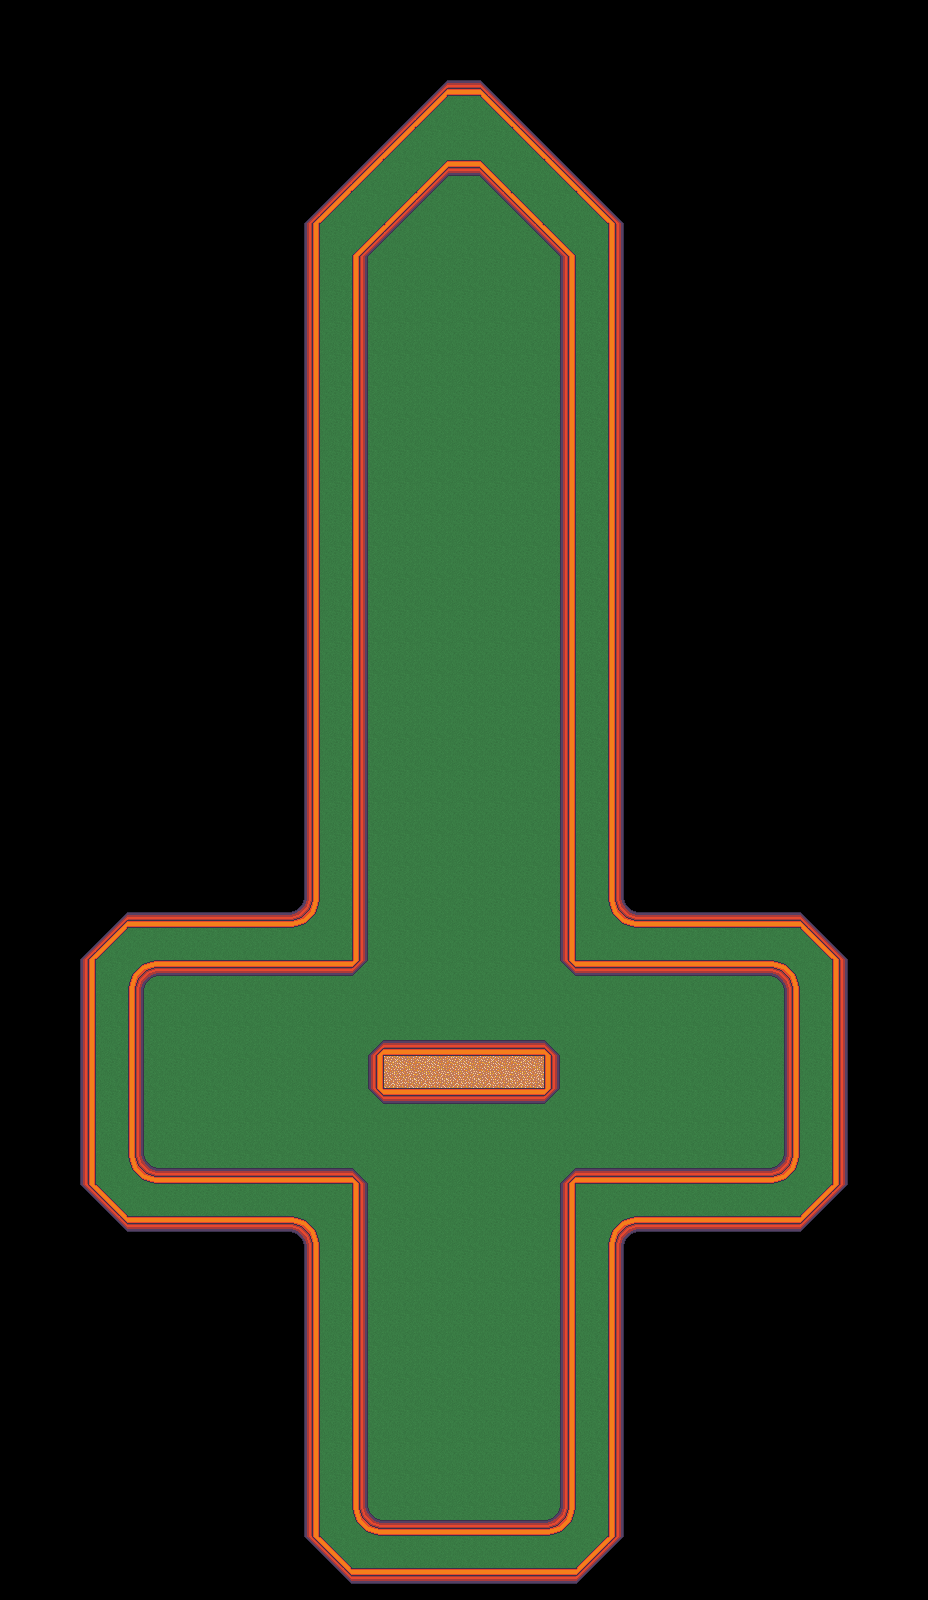

A 2D game scene composited from a Tiled map and its tileset images. What follows is a short description and the map's XML, with each tile layer's data collapsed to a summary:
An orthogonal 29x50 tile map with 32x32 px tiles, 2 tile layers (ground, walls) and 21 objects (8x bumper, 4x tank, 2x catapult, exterior, tee, ...).

<map version="1.0" tiledversion="1.1.4" orientation="orthogonal" renderorder="right-down" width="29" height="50" tilewidth="32" tileheight="32" infinite="0" nextobjectid="84">
 <properties>
  <property name="name" value="Master Sword" />
  <property name="par" type="int" value="4" />
 </properties>
 <tileset firstgid="1" source="tileset.tsx" />
 <layer name="ground" width="29" height="50">
  <data>[1450 cells, 532 non-empty, 6 distinct tile ids]</data>
 </layer>
 <layer name="walls" width="29" height="50">
  <data>[1450 cells, 282 non-empty, 16 distinct tile ids]</data>
 </layer>
 <objectgroup name="collision">
  <object id="79" type="exterior" x="560" y="1504">
   <polyline points="0,0 0,-320 16,-336 208,-336 216,-336 224,-344 224,-352 224,-520 216,-528 16,-528 0,-544 0,-1248 -80,-1328 -112,-1328 -192,-1248 -192,-544 -208,-528 -408,-528 -416,-520 -416,-344 -408,-336 -208,-336 -192,-320 -192,8 -184,16 -8,16 0,8 0,0" />
  </object>
  <object id="80" x="560" y="1088">
   <polyline points="0,0 0,-32 -16,-48 -176,-48 -192,-32 -192,0 -176,16 -16,16 0,0" />
  </object>
 </objectgroup>
 <objectgroup name="objects">
  <object id="8" type="tee" gid="183" x="448" y="1488" width="32" height="32">
   <properties>
    <property name="facing" type="int" value="0" />
   </properties>
  </object>
  <object id="17" type="hole" gid="169" x="448" y="256" width="32" height="32" />
  <object id="38" type="bumper" gid="184" x="448" y="336" width="32" height="32" />
  <object id="41" type="catapult" gid="171" x="720" y="1088" width="32" height="32" />
  <object id="45" type="bumper" gid="184" x="448" y="816" width="32" height="32" />
  <object id="46" type="bumper" gid="184" x="448" y="416" width="32" height="32" />
  <object id="62" type="tank" gid="185" x="512" y="336" width="32" height="32">
   <properties>
    <property name="color" value="magenta" />
    <property name="facing" type="int" value="90" />
   </properties>
  </object>
  <object id="63" type="tank" gid="186" x="512" y="656" width="32" height="32">
   <properties>
    <property name="color" value="blue" />
    <property name="facing" type="int" value="180" />
   </properties>
  </object>
  <object id="64" type="tank" gid="188" x="384" y="496" width="32" height="32">
   <properties>
    <property name="color" value="green" />
    <property name="facing" type="int" value="270" />
   </properties>
  </object>
  <object id="65" type="tank" gid="189" x="384" y="816" width="32" height="32">
   <properties>
    <property name="color" value="brown" />
    <property name="facing" type="int" value="270" />
   </properties>
  </object>
  <object id="68" type="bumper" gid="184" x="448" y="576" width="32" height="32" />
  <object id="69" type="bumper" gid="184" x="448" y="496" width="32" height="32" />
  <object id="70" type="bumper" gid="184" x="448" y="896" width="32" height="32" />
  <object id="71" type="bumper" gid="184" x="448" y="736" width="32" height="32" />
  <object id="72" type="bumper" gid="184" x="448" y="656" width="32" height="32" />
  <object id="73" type="catapult" gid="171" x="176" y="1088" width="32" height="32" />
  <object id="81" type="sand" x="368" y="1312">
   <polyline points="0,0 192,0 192,-128 0,-128 0,-8" />
  </object>
  <object id="82" x="256" y="1168">
   <polyline points="0,0 64,0 64,-192 0,-192 0,0" />
  </object>
  <object id="83" x="608" y="1168">
   <polyline points="0,0 64,0 64,-192 0,-192 0,0" />
  </object>
 </objectgroup>
</map>
